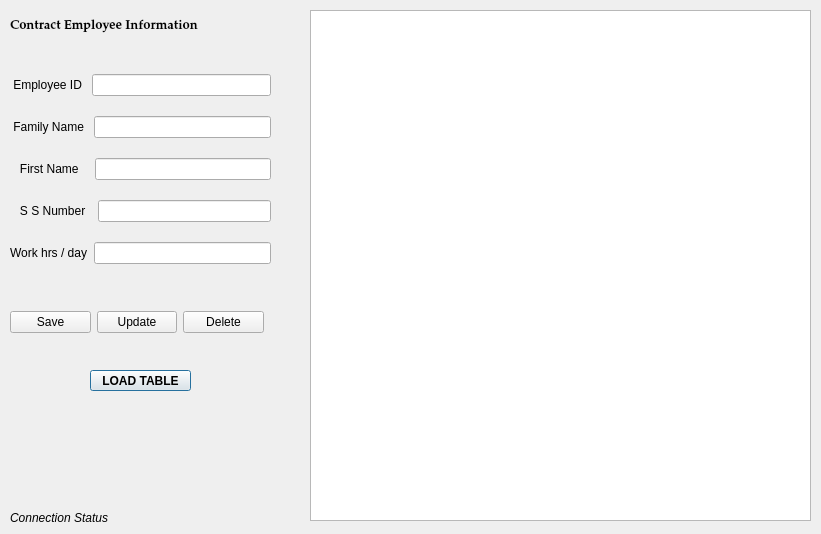
<?xml version="1.0" encoding="UTF-8"?>
<ui version="4.0">
 <class>N2_contract</class>
 <widget class="QDialog" name="N2_contract">
  <property name="geometry">
   <rect>
    <x>0</x>
    <y>0</y>
    <width>821</width>
    <height>534</height>
   </rect>
  </property>
  <property name="windowTitle">
   <string>Dialog</string>
  </property>
  <widget class="QLabel" name="contract_connLabel">
   <property name="geometry">
    <rect>
     <x>10</x>
     <y>510</y>
     <width>141</width>
     <height>16</height>
    </rect>
   </property>
   <property name="font">
    <font>
     <italic>true</italic>
    </font>
   </property>
   <property name="text">
    <string>Connection Status</string>
   </property>
  </widget>
  <widget class="QLabel" name="label">
   <property name="geometry">
    <rect>
     <x>10</x>
     <y>10</y>
     <width>231</width>
     <height>31</height>
    </rect>
   </property>
   <property name="font">
    <font>
     <family>Palatino Linotype</family>
     <pointsize>10</pointsize>
     <weight>75</weight>
     <bold>true</bold>
    </font>
   </property>
   <property name="text">
    <string>Contract Employee Information</string>
   </property>
  </widget>
  <widget class="QTableView" name="tableView_contract">
   <property name="geometry">
    <rect>
     <x>310</x>
     <y>10</y>
     <width>501</width>
     <height>511</height>
    </rect>
   </property>
  </widget>
  <widget class="QPushButton" name="ontract_loadButton">
   <property name="geometry">
    <rect>
     <x>90</x>
     <y>370</y>
     <width>101</width>
     <height>21</height>
    </rect>
   </property>
   <property name="font">
    <font>
     <weight>75</weight>
     <bold>true</bold>
    </font>
   </property>
   <property name="text">
    <string>LOAD TABLE</string>
   </property>
  </widget>
  <widget class="QWidget" name="layoutWidget">
   <property name="geometry">
    <rect>
     <x>10</x>
     <y>60</y>
     <width>261</width>
     <height>221</height>
    </rect>
   </property>
   <layout class="QVBoxLayout" name="verticalLayout">
    <item>
     <layout class="QHBoxLayout" name="horizontalLayout">
      <item>
       <widget class="QLabel" name="label_2">
        <property name="text">
         <string> Employee ID </string>
        </property>
       </widget>
      </item>
      <item>
       <widget class="QLineEdit" name="lineEdit_employIDcont"/>
      </item>
     </layout>
    </item>
    <item>
     <layout class="QHBoxLayout" name="horizontalLayout_2">
      <item>
       <widget class="QLabel" name="label_3">
        <property name="text">
         <string> Family Name </string>
        </property>
       </widget>
      </item>
      <item>
       <widget class="QLineEdit" name="lineEdit_famName"/>
      </item>
     </layout>
    </item>
    <item>
     <layout class="QHBoxLayout" name="horizontalLayout_3">
      <item>
       <widget class="QLabel" name="label_4">
        <property name="text">
         <string>   First Name   </string>
        </property>
       </widget>
      </item>
      <item>
       <widget class="QLineEdit" name="lineEdit_fstName"/>
      </item>
     </layout>
    </item>
    <item>
     <layout class="QHBoxLayout" name="horizontalLayout_4">
      <item>
       <widget class="QLabel" name="label_5">
        <property name="text">
         <string>   S S Number  </string>
        </property>
       </widget>
      </item>
      <item>
       <widget class="QLineEdit" name="lineEdit_SSN"/>
      </item>
     </layout>
    </item>
    <item>
     <layout class="QHBoxLayout" name="horizontalLayout_5">
      <item>
       <widget class="QLabel" name="label_6">
        <property name="text">
         <string>Work hrs / day</string>
        </property>
       </widget>
      </item>
      <item>
       <widget class="QLineEdit" name="lineEdit_Workhrs"/>
      </item>
     </layout>
    </item>
   </layout>
  </widget>
  <widget class="QWidget" name="layoutWidget">
   <property name="geometry">
    <rect>
     <x>10</x>
     <y>310</y>
     <width>254</width>
     <height>24</height>
    </rect>
   </property>
   <layout class="QHBoxLayout" name="horizontalLayout_7">
    <item>
     <widget class="QPushButton" name="contract_saveButton">
      <property name="text">
       <string>Save</string>
      </property>
     </widget>
    </item>
    <item>
     <widget class="QPushButton" name="contract_updateButton">
      <property name="text">
       <string>Update</string>
      </property>
     </widget>
    </item>
    <item>
     <widget class="QPushButton" name="contract_deleteButton">
      <property name="text">
       <string>Delete</string>
      </property>
     </widget>
    </item>
   </layout>
  </widget>
 </widget>
 <resources/>
 <connections/>
</ui>
